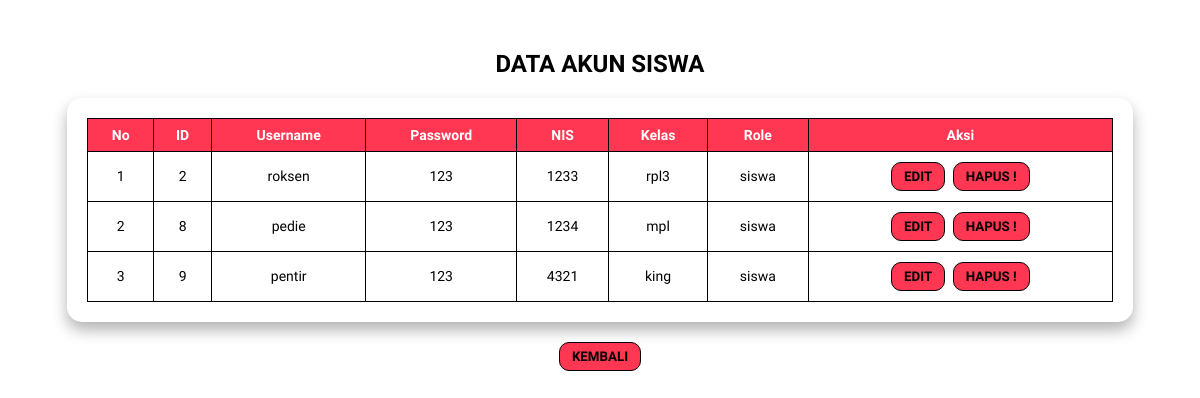
The page /UJIKOMFALAQ/admin/data-siswa.php on the database as committed earlier.
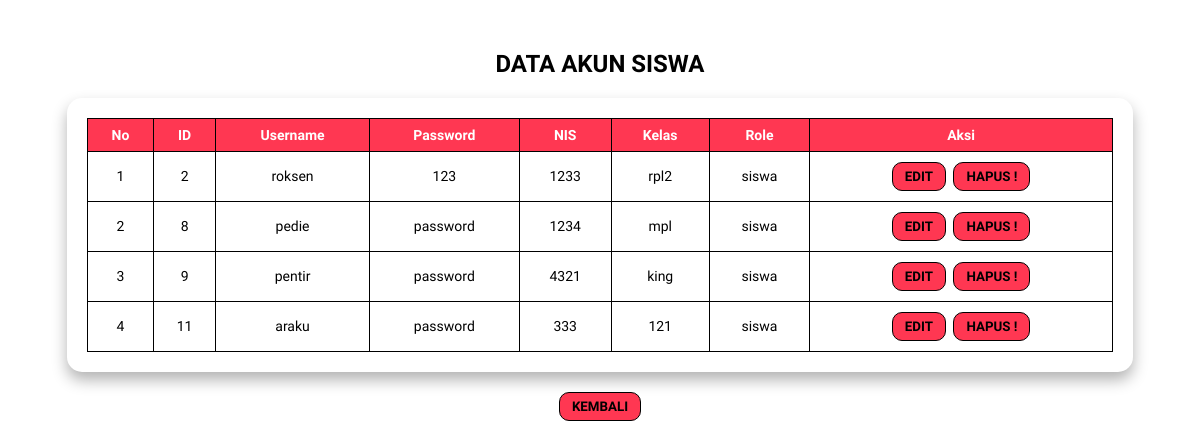
The same page on the database as committed later.
### tables this page shows
CREATE TABLE `user` (
  `id` int NOT NULL,
  `username` varchar(50) NOT NULL,
  `password` varchar(50) NOT NULL,
  `role` enum('admin','siswa') NOT NULL DEFAULT 'siswa',
  `nis` varchar(100) DEFAULT NULL,
  `kelas` varchar(100) DEFAULT NULL
);

### UJIKOMFALAQ/admin/data-siswa.php (the view, shortened to what this page needs)
<?php
$koneksi = mysqli_connect("localhost","root","","ujikom_12rpl2_falaq");
$query = mysqli_query($koneksi, "
    SELECT * FROM user
    WHERE role = 'siswa'
");
?>
<!DOCTYPE html>
<html lang="id">
<head>
</head>
<body>
<h2>DATA AKUN SISWA</h2>
<div class="box">
    <table>
        <tr>
            <th>No</th>
            <th>ID</th>
            <th>Username</th>
            <th>Password</th>
            <th>NIS</th>
            <th>Kelas</th>
            <th>Role</th>
            <th>Aksi</th>
        </tr>
        <?php
        $no = 1;
        while ($data = mysqli_fetch_assoc($query)) {
        ?>
        <tr>
            <td><?= $no++ ?></td>
            <td><?= $data['id'] ?></td>
            <td><?= $data['username'] ?></td>
            <td><?= $data['password'] ?></td>
            <td><?= $data['nis'] ?></td>
            <td><?= $data['kelas'] ?></td>
            <td><?= $data['role'] ?></td>
            <td class="aksi">
                <a href="edit-siswa.php?id=<?= $data['id'] ?>">
                    <button><b>EDIT</b></button>
                </a>
                <a href="hapus-siswa.php?id=<?= $data['id'] ?>"
                   onclick="return confirm('Ciuss pengen apuss nih hamphh?')">
                    <button><b>HAPUS !</b></button>
                </a>
            </td>
        </tr>
        <?php } ?>
    </table>
</div>
<div class="kembali">
    <a href="admin.php">
        <button><b>KEMBALI</b></button>
    </a>
</div>
</body>
</html>

Rows that differ between the two databases and show on the page:
changed user "roksen": kelas "rpl3" → "rpl2"
changed user "pedie": password "123" → "password"
changed user "pentir": password "123" → "password"
added user: id "11", username "araku", password "password", nis "333", kelas "121", role "siswa"
